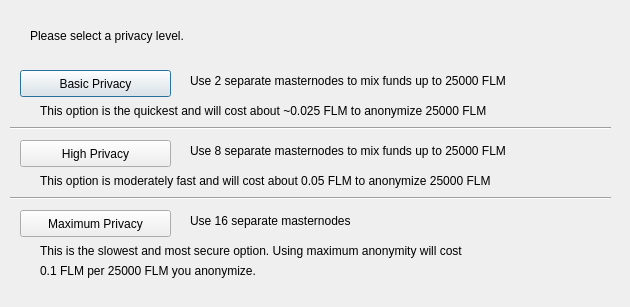
<?xml version="1.0" encoding="UTF-8"?>
<ui version="4.0">
 <class>DarksendConfig</class>
 <widget class="QDialog" name="DarksendConfig">
  <property name="geometry">
   <rect>
    <x>0</x>
    <y>0</y>
    <width>630</width>
    <height>307</height>
   </rect>
  </property>
  <property name="windowTitle">
   <string>Configure PrivateSend</string>
  </property>
  <widget class="QPushButton" name="buttonBasic">
   <property name="geometry">
    <rect>
     <x>20</x>
     <y>70</y>
     <width>151</width>
     <height>27</height>
    </rect>
   </property>
   <property name="text">
    <string>Basic Privacy</string>
   </property>
  </widget>
  <widget class="QPushButton" name="buttonHigh">
   <property name="geometry">
    <rect>
     <x>20</x>
     <y>140</y>
     <width>151</width>
     <height>27</height>
    </rect>
   </property>
   <property name="text">
    <string>High Privacy</string>
   </property>
  </widget>
  <widget class="QPushButton" name="buttonMax">
   <property name="geometry">
    <rect>
     <x>20</x>
     <y>210</y>
     <width>151</width>
     <height>27</height>
    </rect>
   </property>
   <property name="text">
    <string>Maximum Privacy</string>
   </property>
  </widget>
  <widget class="QLabel" name="label">
   <property name="geometry">
    <rect>
     <x>30</x>
     <y>20</y>
     <width>571</width>
     <height>31</height>
    </rect>
   </property>
   <property name="text">
    <string>Please select a privacy level.</string>
   </property>
  </widget>
  <widget class="QLabel" name="label_2">
   <property name="geometry">
    <rect>
     <x>190</x>
     <y>70</y>
     <width>421</width>
     <height>21</height>
    </rect>
   </property>
   <property name="text">
    <string>Use 2 separate masternodes to mix funds up to 25000 FLM</string>
   </property>
  </widget>
  <widget class="QLabel" name="label_3">
   <property name="geometry">
    <rect>
     <x>190</x>
     <y>140</y>
     <width>411</width>
     <height>21</height>
    </rect>
   </property>
   <property name="text">
    <string>Use 8 separate masternodes to mix funds up to 25000 FLM</string>
   </property>
  </widget>
  <widget class="QLabel" name="label_4">
   <property name="geometry">
    <rect>
     <x>190</x>
     <y>210</y>
     <width>421</width>
     <height>21</height>
    </rect>
   </property>
   <property name="text">
    <string>Use 16 separate masternodes</string>
   </property>
  </widget>
  <widget class="QLabel" name="label_6">
   <property name="geometry">
    <rect>
     <x>40</x>
     <y>100</y>
     <width>561</width>
     <height>21</height>
    </rect>
   </property>
   <property name="text">
    <string>This option is the quickest and will cost about ~0.025 FLM to anonymize 25000 FLM</string>
   </property>
  </widget>
  <widget class="QLabel" name="label_7">
   <property name="geometry">
    <rect>
     <x>40</x>
     <y>170</y>
     <width>561</width>
     <height>21</height>
    </rect>
   </property>
   <property name="text">
    <string>This option is moderately fast and will cost about 0.05 FLM to anonymize 25000 FLM</string>
   </property>
  </widget>
  <widget class="QLabel" name="label_8">
   <property name="geometry">
    <rect>
     <x>40</x>
     <y>240</y>
     <width>561</width>
     <height>21</height>
    </rect>
   </property>
   <property name="text">
    <string>This is the slowest and most secure option. Using maximum anonymity will cost</string>
   </property>
  </widget>
  <widget class="QLabel" name="label_9">
   <property name="geometry">
    <rect>
     <x>40</x>
     <y>260</y>
     <width>561</width>
     <height>21</height>
    </rect>
   </property>
   <property name="text">
    <string>0.1 FLM per 25000 FLM you anonymize.</string>
   </property>
  </widget>
  <widget class="Line" name="line">
   <property name="geometry">
    <rect>
     <x>10</x>
     <y>120</y>
     <width>601</width>
     <height>16</height>
    </rect>
   </property>
   <property name="orientation">
    <enum>Qt::Horizontal</enum>
   </property>
  </widget>
  <widget class="Line" name="line_2">
   <property name="geometry">
    <rect>
     <x>10</x>
     <y>190</y>
     <width>601</width>
     <height>16</height>
    </rect>
   </property>
   <property name="orientation">
    <enum>Qt::Horizontal</enum>
   </property>
  </widget>
 </widget>
 <resources/>
 <connections/>
</ui>
